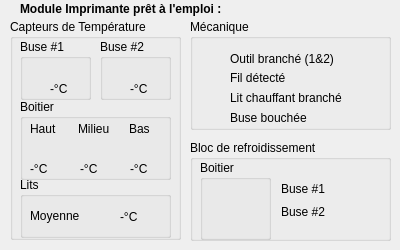
<?xml version="1.0" encoding="UTF-8"?>
<ui version="4.0">
 <class>PrinterChecker</class>
 <widget class="QWidget" name="PrinterChecker">
  <property name="geometry">
   <rect>
    <x>0</x>
    <y>0</y>
    <width>400</width>
    <height>250</height>
   </rect>
  </property>
  <property name="windowTitle">
   <string>Contrôle imprimante</string>
  </property>
  <widget class="QGroupBox" name="groupBox">
   <property name="geometry">
    <rect>
     <x>10</x>
     <y>19</y>
     <width>171</width>
     <height>221</height>
    </rect>
   </property>
   <property name="title">
    <string>Capteurs de Température</string>
   </property>
   <widget class="QGroupBox" name="buse1Bloc">
    <property name="geometry">
     <rect>
      <x>10</x>
      <y>20</y>
      <width>71</width>
      <height>61</height>
     </rect>
    </property>
    <property name="title">
     <string>Buse #1</string>
    </property>
    <widget class="Led" name="tempTopBuse1Led">
     <property name="geometry">
      <rect>
       <x>30</x>
       <y>25</y>
       <width>15</width>
       <height>15</height>
      </rect>
     </property>
     <property name="text">
      <string/>
     </property>
     <property name="pixmap">
      <pixmap resource="../ressources.qrc">:/img/img/led_off_red.png</pixmap>
     </property>
     <property name="scaledContents">
      <bool>true</bool>
     </property>
    </widget>
    <widget class="QLabel" name="tempTopBuse1Value">
     <property name="geometry">
      <rect>
       <x>30</x>
       <y>40</y>
       <width>31</width>
       <height>20</height>
      </rect>
     </property>
     <property name="text">
      <string>-°C</string>
     </property>
    </widget>
   </widget>
   <widget class="QGroupBox" name="buse2Bloc">
    <property name="geometry">
     <rect>
      <x>90</x>
      <y>20</y>
      <width>71</width>
      <height>61</height>
     </rect>
    </property>
    <property name="title">
     <string>Buse #2</string>
    </property>
    <widget class="Led" name="tempTopBuse2Led">
     <property name="geometry">
      <rect>
       <x>30</x>
       <y>25</y>
       <width>15</width>
       <height>15</height>
      </rect>
     </property>
     <property name="text">
      <string/>
     </property>
     <property name="pixmap">
      <pixmap resource="../ressources.qrc">:/img/img/led_off_red.png</pixmap>
     </property>
     <property name="scaledContents">
      <bool>true</bool>
     </property>
    </widget>
    <widget class="QLabel" name="tempTopBuse2Value">
     <property name="geometry">
      <rect>
       <x>30</x>
       <y>40</y>
       <width>31</width>
       <height>20</height>
      </rect>
     </property>
     <property name="text">
      <string>-°C</string>
     </property>
    </widget>
   </widget>
   <widget class="QGroupBox" name="boxBloc">
    <property name="geometry">
     <rect>
      <x>10</x>
      <y>80</y>
      <width>151</width>
      <height>81</height>
     </rect>
    </property>
    <property name="title">
     <string>Boitier</string>
    </property>
    <widget class="Led" name="tempBoxTopLed">
     <property name="geometry">
      <rect>
       <x>20</x>
       <y>40</y>
       <width>15</width>
       <height>15</height>
      </rect>
     </property>
     <property name="text">
      <string/>
     </property>
     <property name="pixmap">
      <pixmap resource="../ressources.qrc">:/img/img/led_off_red.png</pixmap>
     </property>
     <property name="scaledContents">
      <bool>true</bool>
     </property>
    </widget>
    <widget class="Led" name="tempBoxBotLed">
     <property name="geometry">
      <rect>
       <x>120</x>
       <y>40</y>
       <width>15</width>
       <height>15</height>
      </rect>
     </property>
     <property name="text">
      <string/>
     </property>
     <property name="pixmap">
      <pixmap resource="../ressources.qrc">:/img/img/led_off_red.png</pixmap>
     </property>
     <property name="scaledContents">
      <bool>true</bool>
     </property>
    </widget>
    <widget class="Led" name="tempBoxMiddleLed">
     <property name="geometry">
      <rect>
       <x>70</x>
       <y>40</y>
       <width>15</width>
       <height>15</height>
      </rect>
     </property>
     <property name="text">
      <string/>
     </property>
     <property name="pixmap">
      <pixmap resource="../ressources.qrc">:/img/img/led_off_red.png</pixmap>
     </property>
     <property name="scaledContents">
      <bool>true</bool>
     </property>
    </widget>
    <widget class="QWidget" name="layoutWidget">
     <property name="geometry">
      <rect>
       <x>10</x>
       <y>20</y>
       <width>138</width>
       <height>20</height>
      </rect>
     </property>
     <layout class="QHBoxLayout" name="horizontalLayout">
      <item>
       <widget class="QLabel" name="label_3">
        <property name="text">
         <string>Haut     </string>
        </property>
       </widget>
      </item>
      <item>
       <widget class="QLabel" name="label_4">
        <property name="text">
         <string>Milieu    </string>
        </property>
       </widget>
      </item>
      <item>
       <widget class="QLabel" name="label_5">
        <property name="text">
         <string>Bas</string>
        </property>
       </widget>
      </item>
     </layout>
    </widget>
    <widget class="QLabel" name="tempBoxTopValue">
     <property name="geometry">
      <rect>
       <x>10</x>
       <y>60</y>
       <width>31</width>
       <height>20</height>
      </rect>
     </property>
     <property name="text">
      <string>-°C</string>
     </property>
    </widget>
    <widget class="QLabel" name="tempBoxMiddleValue">
     <property name="geometry">
      <rect>
       <x>60</x>
       <y>60</y>
       <width>31</width>
       <height>20</height>
      </rect>
     </property>
     <property name="text">
      <string>-°C</string>
     </property>
    </widget>
    <widget class="QLabel" name="tempBoxBotValue">
     <property name="geometry">
      <rect>
       <x>110</x>
       <y>60</y>
       <width>31</width>
       <height>20</height>
      </rect>
     </property>
     <property name="text">
      <string>-°C</string>
     </property>
    </widget>
   </widget>
   <widget class="QGroupBox" name="bedBloc">
    <property name="geometry">
     <rect>
      <x>10</x>
      <y>158</y>
      <width>151</width>
      <height>61</height>
     </rect>
    </property>
    <property name="title">
     <string>Lits</string>
    </property>
    <widget class="Led" name="tempBedMidLed">
     <property name="geometry">
      <rect>
       <x>80</x>
       <y>32</y>
       <width>15</width>
       <height>15</height>
      </rect>
     </property>
     <property name="text">
      <string/>
     </property>
     <property name="pixmap">
      <pixmap resource="../ressources.qrc">:/img/img/led_off_red.png</pixmap>
     </property>
     <property name="scaledContents">
      <bool>true</bool>
     </property>
    </widget>
    <widget class="QLabel" name="label_9">
     <property name="geometry">
      <rect>
       <x>10</x>
       <y>30</y>
       <width>61</width>
       <height>17</height>
      </rect>
     </property>
     <property name="text">
      <string>Moyenne</string>
     </property>
    </widget>
    <widget class="QLabel" name="tempBedMidValue">
     <property name="geometry">
      <rect>
       <x>100</x>
       <y>30</y>
       <width>31</width>
       <height>20</height>
      </rect>
     </property>
     <property name="text">
      <string>-°C</string>
     </property>
    </widget>
   </widget>
  </widget>
  <widget class="QGroupBox" name="coldBloc">
   <property name="geometry">
    <rect>
     <x>190</x>
     <y>140</y>
     <width>201</width>
     <height>101</height>
    </rect>
   </property>
   <property name="title">
    <string>Bloc de refroidissement</string>
   </property>
   <widget class="Led" name="coldBuse1Led">
    <property name="geometry">
     <rect>
      <x>150</x>
      <y>42</y>
      <width>15</width>
      <height>15</height>
     </rect>
    </property>
    <property name="text">
     <string/>
    </property>
    <property name="pixmap">
     <pixmap resource="../ressources.qrc">:/img/img/led_off_red.png</pixmap>
    </property>
    <property name="scaledContents">
     <bool>true</bool>
    </property>
   </widget>
   <widget class="QGroupBox" name="coldBoxBloc">
    <property name="geometry">
     <rect>
      <x>10</x>
      <y>20</y>
      <width>71</width>
      <height>80</height>
     </rect>
    </property>
    <property name="title">
     <string>Boitier</string>
    </property>
    <widget class="Led" name="coldBox1Led">
     <property name="geometry">
      <rect>
       <x>10</x>
       <y>30</y>
       <width>15</width>
       <height>15</height>
      </rect>
     </property>
     <property name="text">
      <string/>
     </property>
     <property name="pixmap">
      <pixmap resource="../ressources.qrc">:/img/img/led_off_red.png</pixmap>
     </property>
     <property name="scaledContents">
      <bool>true</bool>
     </property>
    </widget>
    <widget class="Led" name="coldBox2Led">
     <property name="geometry">
      <rect>
       <x>40</x>
       <y>30</y>
       <width>15</width>
       <height>15</height>
      </rect>
     </property>
     <property name="text">
      <string/>
     </property>
     <property name="pixmap">
      <pixmap resource="../ressources.qrc">:/img/img/led_off_red.png</pixmap>
     </property>
     <property name="scaledContents">
      <bool>true</bool>
     </property>
    </widget>
    <widget class="Led" name="coldBox3Led">
     <property name="geometry">
      <rect>
       <x>10</x>
       <y>60</y>
       <width>15</width>
       <height>15</height>
      </rect>
     </property>
     <property name="text">
      <string/>
     </property>
     <property name="pixmap">
      <pixmap resource="../ressources.qrc">:/img/img/led_off_red.png</pixmap>
     </property>
     <property name="scaledContents">
      <bool>true</bool>
     </property>
    </widget>
    <widget class="Led" name="coldBox4Led">
     <property name="geometry">
      <rect>
       <x>40</x>
       <y>60</y>
       <width>15</width>
       <height>15</height>
      </rect>
     </property>
     <property name="text">
      <string/>
     </property>
     <property name="pixmap">
      <pixmap resource="../ressources.qrc">:/img/img/led_off_red.png</pixmap>
     </property>
     <property name="scaledContents">
      <bool>true</bool>
     </property>
    </widget>
   </widget>
   <widget class="Led" name="coldBuse2Led">
    <property name="geometry">
     <rect>
      <x>150</x>
      <y>67</y>
      <width>15</width>
      <height>15</height>
     </rect>
    </property>
    <property name="text">
     <string/>
    </property>
    <property name="pixmap">
     <pixmap resource="../ressources.qrc">:/img/img/led_off_red.png</pixmap>
    </property>
    <property name="scaledContents">
     <bool>true</bool>
    </property>
   </widget>
   <widget class="QLabel" name="label_6">
    <property name="geometry">
     <rect>
      <x>91</x>
      <y>41</y>
      <width>53</width>
      <height>16</height>
     </rect>
    </property>
    <property name="text">
     <string>Buse #1</string>
    </property>
   </widget>
   <widget class="QLabel" name="label_7">
    <property name="geometry">
     <rect>
      <x>91</x>
      <y>64</y>
      <width>53</width>
      <height>16</height>
     </rect>
    </property>
    <property name="text">
     <string>Buse #2</string>
    </property>
   </widget>
  </widget>
  <widget class="QGroupBox" name="groupBox_8">
   <property name="geometry">
    <rect>
     <x>190</x>
     <y>19</y>
     <width>201</width>
     <height>111</height>
    </rect>
   </property>
   <property name="title">
    <string>Mécanique</string>
   </property>
   <widget class="QLabel" name="label">
    <property name="geometry">
     <rect>
      <x>40</x>
      <y>50</y>
      <width>141</width>
      <height>17</height>
     </rect>
    </property>
    <property name="text">
     <string>Fil détecté</string>
    </property>
   </widget>
   <widget class="Led" name="printerPlugLed">
    <property name="geometry">
     <rect>
      <x>10</x>
      <y>30</y>
      <width>15</width>
      <height>15</height>
     </rect>
    </property>
    <property name="text">
     <string/>
    </property>
    <property name="pixmap">
     <pixmap resource="../ressources.qrc">:/img/img/led_off_red.png</pixmap>
    </property>
    <property name="scaledContents">
     <bool>true</bool>
    </property>
   </widget>
   <widget class="Led" name="detectPlasticLed">
    <property name="geometry">
     <rect>
      <x>10</x>
      <y>50</y>
      <width>15</width>
      <height>15</height>
     </rect>
    </property>
    <property name="text">
     <string/>
    </property>
    <property name="pixmap">
     <pixmap resource="../ressources.qrc">:/img/img/led_off_red.png</pixmap>
    </property>
    <property name="scaledContents">
     <bool>true</bool>
    </property>
   </widget>
   <widget class="QLabel" name="label_2">
    <property name="geometry">
     <rect>
      <x>40</x>
      <y>30</y>
      <width>131</width>
      <height>20</height>
     </rect>
    </property>
    <property name="text">
     <string>Outil branché (1&amp;2)</string>
    </property>
   </widget>
   <widget class="Led" name="bedPlugLed">
    <property name="geometry">
     <rect>
      <x>10</x>
      <y>70</y>
      <width>15</width>
      <height>15</height>
     </rect>
    </property>
    <property name="text">
     <string/>
    </property>
    <property name="pixmap">
     <pixmap resource="../ressources.qrc">:/img/img/led_off_red.png</pixmap>
    </property>
    <property name="scaledContents">
     <bool>true</bool>
    </property>
   </widget>
   <widget class="QLabel" name="label_8">
    <property name="geometry">
     <rect>
      <x>40</x>
      <y>70</y>
      <width>151</width>
      <height>17</height>
     </rect>
    </property>
    <property name="text">
     <string>Lit chauffant branché</string>
    </property>
   </widget>
   <widget class="QLabel" name="label_10">
    <property name="geometry">
     <rect>
      <x>40</x>
      <y>90</y>
      <width>151</width>
      <height>17</height>
     </rect>
    </property>
    <property name="text">
     <string>Buse bouchée</string>
    </property>
   </widget>
   <widget class="Led" name="buseCloggedLed">
    <property name="geometry">
     <rect>
      <x>10</x>
      <y>90</y>
      <width>15</width>
      <height>15</height>
     </rect>
    </property>
    <property name="text">
     <string/>
    </property>
    <property name="pixmap">
     <pixmap resource="../ressources.qrc">:/img/img/led_off_red.png</pixmap>
    </property>
    <property name="scaledContents">
     <bool>true</bool>
    </property>
   </widget>
   <widget class="Led" name="printerPlugLed_2">
    <property name="geometry">
     <rect>
      <x>180</x>
      <y>32</y>
      <width>15</width>
      <height>15</height>
     </rect>
    </property>
    <property name="text">
     <string/>
    </property>
    <property name="pixmap">
     <pixmap resource="../ressources.qrc">:/img/img/led_off_red.png</pixmap>
    </property>
    <property name="scaledContents">
     <bool>true</bool>
    </property>
   </widget>
  </widget>
  <widget class="QLabel" name="label_11">
   <property name="geometry">
    <rect>
     <x>20</x>
     <y>2</y>
     <width>271</width>
     <height>20</height>
    </rect>
   </property>
   <property name="text">
    <string>&lt;html&gt;&lt;head/&gt;&lt;body&gt;&lt;p&gt;&lt;span style=&quot; font-weight:600;&quot;&gt;Module Imprimante prêt à l'emploi : &lt;br/&gt;&lt;/span&gt;&lt;/p&gt;&lt;/body&gt;&lt;/html&gt;</string>
   </property>
  </widget>
  <widget class="Led" name="printerReadyLed">
   <property name="geometry">
    <rect>
     <x>300</x>
     <y>0</y>
     <width>15</width>
     <height>15</height>
    </rect>
   </property>
   <property name="text">
    <string/>
   </property>
   <property name="pixmap">
    <pixmap resource="../ressources.qrc">:/img/img/led_off_red.png</pixmap>
   </property>
   <property name="scaledContents">
    <bool>true</bool>
   </property>
  </widget>
 </widget>
 <customwidgets>
  <customwidget>
   <class>Led</class>
   <extends>QLabel</extends>
   <header>Led.h</header>
  </customwidget>
 </customwidgets>
 <resources>
  <include location="../ressources.qrc"/>
 </resources>
 <connections/>
</ui>
